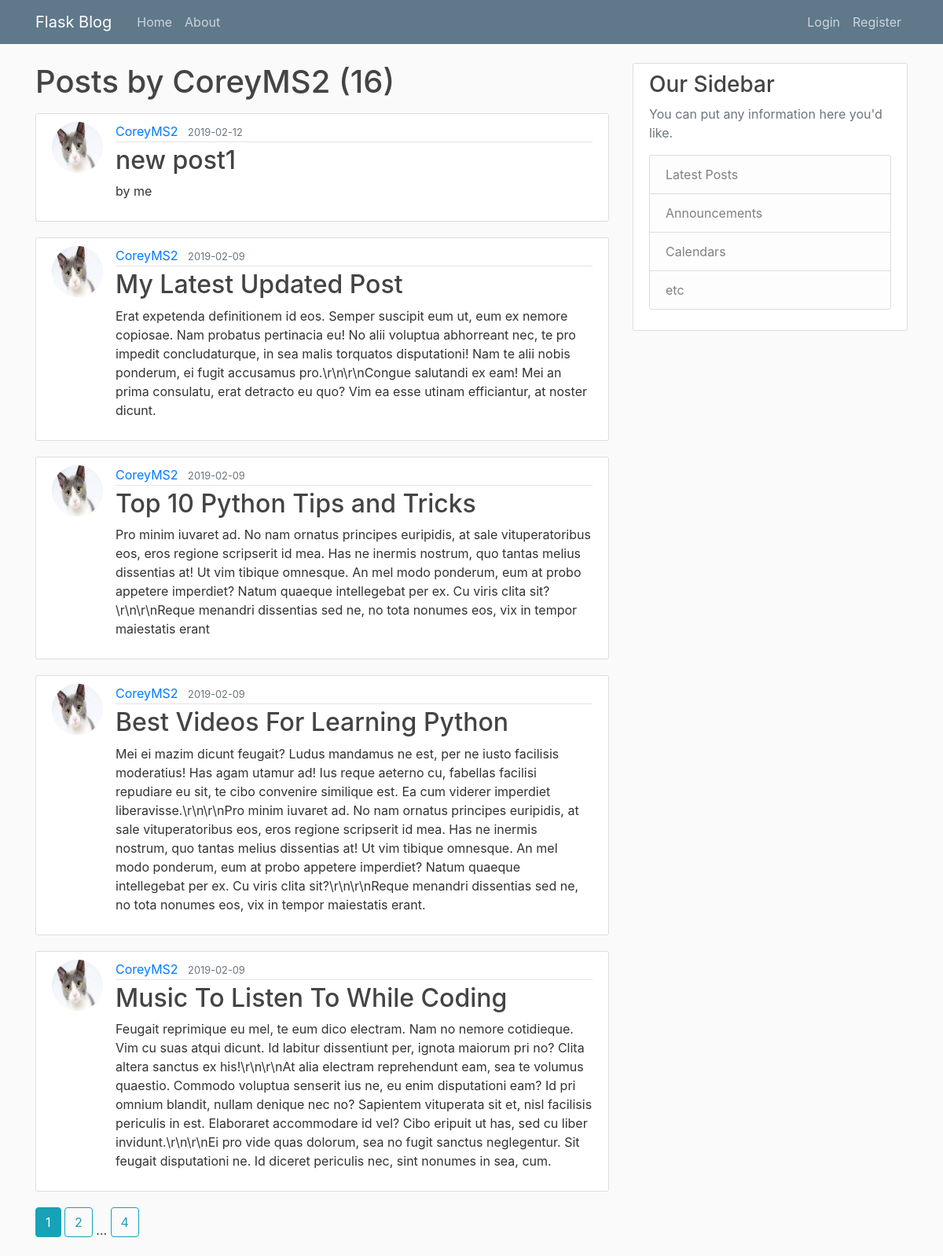
The page /user/CoreyMS2 on the database its author committed.
### flaskblog/models.py (models this page shows, shortened)
class User(db.Model, UserMixin):
    id = db.Column(db.Integer, primary_key=True)
    username = db.Column(db.String(20), unique=True,)
    email = db.Column(db.String(120), unique=True, nullable=False)
    image_file = db.Column(db.String(20), nullable=False, default='default.jpg')
    password = db.Column(db.String(60), nullable=False)
    posts = db.relationship('Post', backref = 'author', lazy=True)

class Post(db.Model):
    id = db.Column(db.Integer, primary_key=True)
    title = db.Column(db.String(100), nullable=False)
    date_posted = db.Column(db.DateTime, nullable=False, default=datetime.utcnow)
    content = db.Column(db.Text, nullable=False)
    user_id =db.Column(db.Integer, db.ForeignKey('user.id'), nullable=False)

### flaskblog/users/routes.py (the view)
@users.route('/user/<string:username>')
def user_posts(username):
    page = request.args.get('page', 1, type=int)
    user = User.query.filter_by(username=username).first_or_404()
    posts = Post.query.filter_by(author=user).order_by(Post.date_posted.desc()).paginate(page=page, per_page=5)
    return render_template("user_posts.html", posts=posts, user=user)

### flaskblog/templates/user_posts.html
{% extends 'layout.html' %}
{%block content%}
    <h1 class="mb-3">Posts by {{ user.username }} ({{ posts.total }}) </h1>
    {% for post in posts.items %}
        <article class="media content-section">
            <img class="rounded-circle article-img" src=" {{ url_for('static', filename='profile_pics/'+ post.author.image_file) }} " alt="">
            <div class="media-body">
              <div class="article-metadata">
                <a class="mr-2" href=" {{ url_for('users.user_posts', username=post.author.username) }} ">{{ post.author.username }}</a>
                <small class="text-muted">{{ post.date_posted.strftime('%Y-%m-%d') }}</small>
              </div>
              <h2><a class="article-title" href="{{ url_for('posts.post', post_id=post.id) }}">{{ post.title }}</a></h2>
              <p class="article-content">{{ post.content }}</p>
            </div>
        </article>
    {% endfor %}
    {% for page_num in posts.iter_pages(left_edge=1, right_edge=1, left_current=1, right_current=2) %}
        {% if page_num %}
            {% if posts.page == page_num %}
                <a class="btn btn-info mb-4" href="{{ url_for('users.user_posts', username=user.username, page=page_num) }}">{{page_num}}</a>
            {% else %}
                <a class="btn btn-outline-info mb-4" href="{{ url_for('users.user_posts', username=user.username, page=page_num) }}">{{page_num}}</a>
            {% endif %}
        {% else %}
            ...
        {% endif %}
    {% endfor %}
{% endblock %}

### flaskblog/static/main.css (style rules this page uses)
body { background: #fafafa; color: #333333; margin-top: 5rem; }
h1, h2, h3, h4, h5, h6 { color: #444444; }
.content-section { background: #ffffff; padding: 10px 20px; border: 1px solid #dddddd; border-radius: 3px; margin-bottom: 20px; }
.article-title { color: #444444; }
.article-content { white-space: pre-line; }
.article-img { height: 65px; width: 65px; margin-right: 16px; }
.article-metadata { padding-bottom: 1px; margin-bottom: 4px; border-bottom: 1px solid #e3e3e3 }

### rows shown on the page
User: username "CoreyMS2"
Post: image_file (picture), author.username "CoreyMS2", date_posted "2019-02-12", title "new post1", content "by me"
Post: image_file (picture), author.username "CoreyMS2", date_posted "2019-02-09", title "My Latest Updated Post", content "Erat expetenda definitionem id eos. Semper suscipit eum ut, eum ex nemore copiosae. Nam probatus pertinacia eu! No alii voluptua abhorreant nec, te pro impedit concludaturque, in sea malis torquatos disputationi! Nam te alii nobis ponderum, ei fugit accusamus pro.\\r\\n\\r\\nCongue salutandi ex eam! Mei an prima consulatu, erat detracto eu quo? Vim ea esse utinam efficiantur, at noster dicunt."
Post: image_file (picture), author.username "CoreyMS2", date_posted "2019-02-09", title "Top 10 Python Tips and Tricks", content "Pro minim iuvaret ad. No nam ornatus principes euripidis, at sale vituperatoribus eos, eros regione scripserit id mea. Has ne inermis nostrum, quo tantas melius dissentias at! Ut vim tibique omnesque. An mel modo ponderum, eum at probo appetere imperdiet? Natum quaeque intellegebat per ex. Cu viris clita sit?\\r\\n\\r\\nReque menandri dissentias sed ne, no tota nonumes eos, vix in tempor maiestatis erant"
Post: image_file (picture), author.username "CoreyMS2", date_posted "2019-02-09", title "Best Videos For Learning Python", content "Mei ei mazim dicunt feugait? Ludus mandamus ne est, per ne iusto facilisis moderatius! Has agam utamur ad! Ius reque aeterno cu, fabellas facilisi repudiare eu sit, te cibo convenire similique est. Ea cum viderer imperdiet liberavisse.\\r\\n\\r\\nPro minim iuvaret ad. No nam ornatus principes euripidis, at sale vituperatoribus eos, eros regione scripserit id mea. Has ne inermis nostrum, quo tantas melius dissentias at! Ut vim tibique omnesque. An mel modo ponderum, eum at probo appetere imperdiet? Natum quaeque intellegebat per ex. Cu viris clita sit?\\r\\n\\r\\nReque menandri dissentias sed ne, no tota nonumes eos, vix in tempor maiestatis erant."
Post: image_file (picture), author.username "CoreyMS2", date_posted "2019-02-09", title "Music To Listen To While Coding", content "Feugait reprimique eu mel, te eum dico electram. Nam no nemore cotidieque. Vim cu suas atqui dicunt. Id labitur dissentiunt per, ignota maiorum pri no? Clita altera sanctus ex his!\\r\\n\\r\\nAt alia electram reprehendunt eam, sea te volumus quaestio. Commodo voluptua senserit ius ne, eu enim disputationi eam? Id pri omnium blandit, nullam denique nec no? Sapientem vituperata sit et, nisl facilisis periculis in est. Elaboraret accommodare id vel? Cibo eripuit ut has, sed cu liber invidunt.\\r\\n\\r\\nEi pro vide quas dolorum, sea no fugit sanctus neglegentur. Sit feugait disputationi ne. Id diceret periculis nec, sint nonumes in sea, cum."

### other values the page prints
{{ posts.total }} "16"
{{ page_num }} "1"
{{ page_num }} "2" "4"
